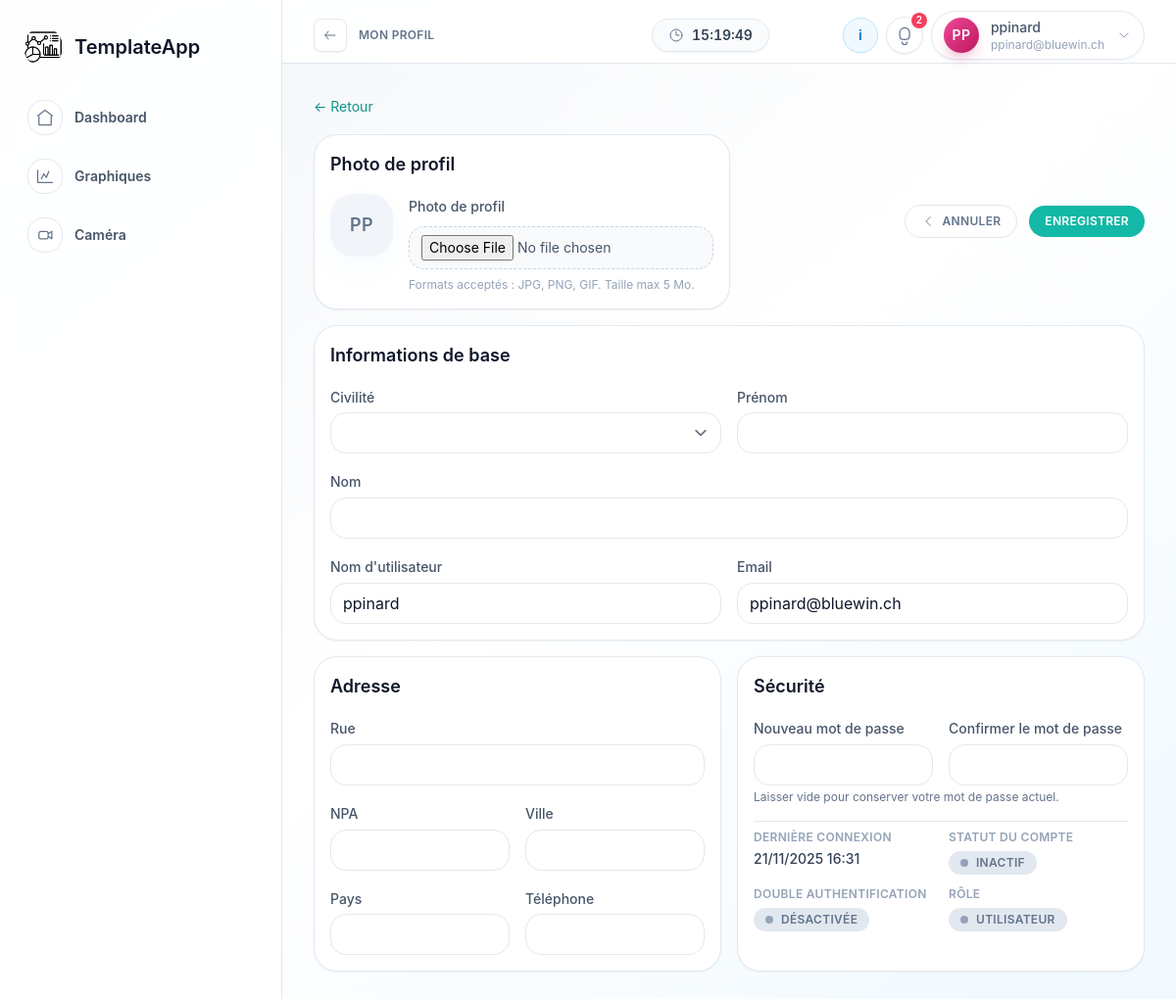
/profil (signed in), run on an earlier commit of the app's database.
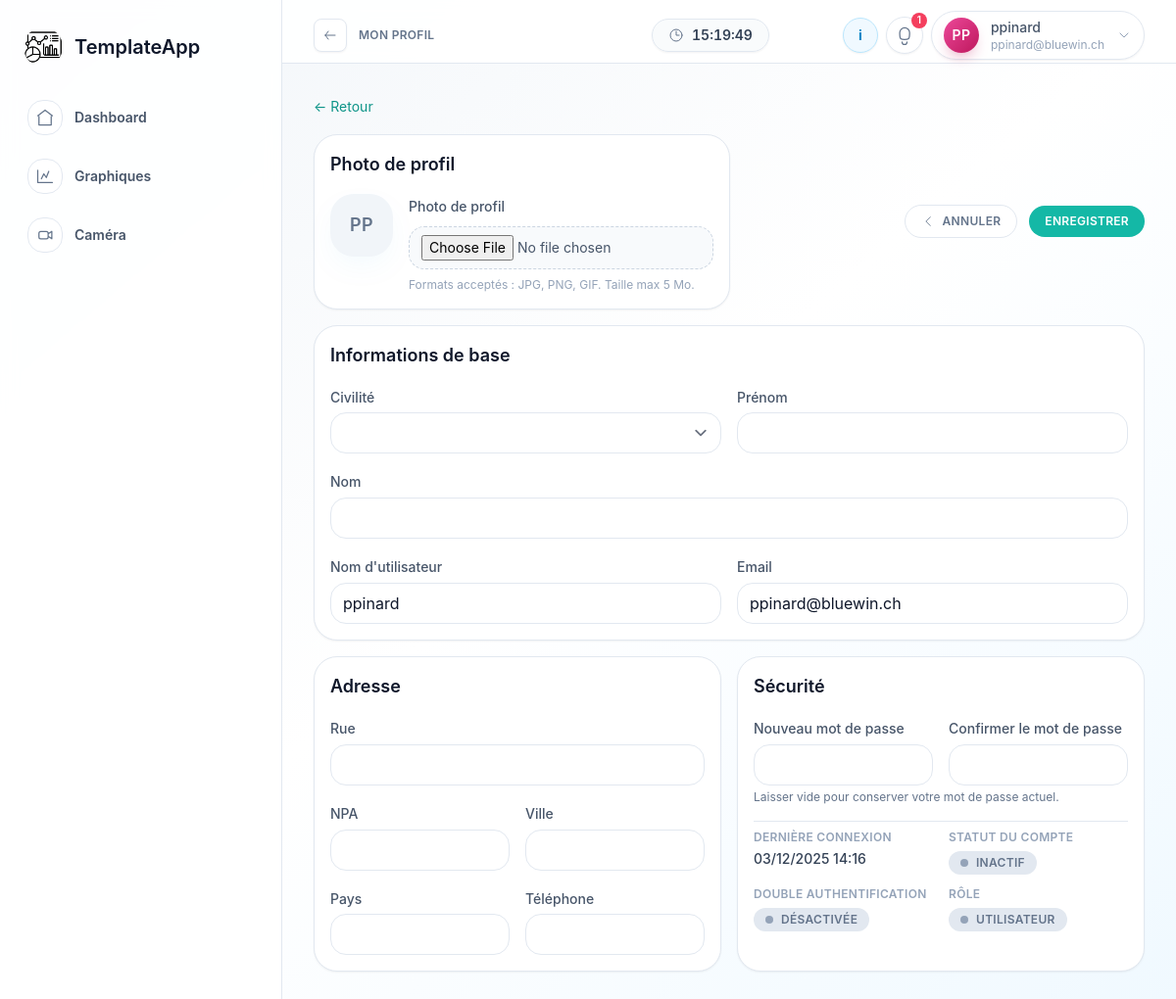
And on a later commit of the database.
### app/models.py (models this page shows, shortened)
class User(UserMixin, db.Model):
    id = db.Column(db.Integer, primary_key=True)
    title = db.Column(db.String(20), nullable=True)  # Monsieur/Madame
    first_name = db.Column(db.String(100), nullable=True)
    last_name = db.Column(db.String(100), nullable=True)
    username = db.Column(db.String(80), unique=True, nullable=False)
    email = db.Column(db.String(120), unique=True, nullable=True)
    role = db.Column(db.String(20), default="user")
    password_hash = db.Column(db.String(255), nullable=False)
    active = db.Column(db.Boolean, default=True)
    created_at = db.Column(db.DateTime, default=datetime.utcnow)
    last_login = db.Column(db.DateTime, nullable=True)
    avatar_filename = db.Column(db.String(255), nullable=True)
    address = db.Column(db.String(255), nullable=True)  # Ancien champ, conservé pour compatibilité
    street = db.Column(db.String(255), nullable=True)
    postal_code = db.Column(db.String(20), nullable=True)
    city_country = db.Column(db.String(255), nullable=True)  # Ancien champ, conservé pour compatibilité
    city = db.Column(db.String(255), nullable=True)
    country = db.Column(db.String(255), nullable=True)
    phone = db.Column(db.String(50), nullable=True)
    twofa_enabled = db.Column(db.Boolean, default=False)
    twofa_code_hash = db.Column(db.String(255), nullable=True)
    twofa_code_sent_at = db.Column(db.DateTime, nullable=True)
    twofa_trusted_token_hash = db.Column(db.String(255), nullable=True)
    twofa_trusted_created_at = db.Column(db.DateTime, nullable=True)
    reset_token_hash = db.Column(db.String(255), nullable=True)
    reset_token_expires = db.Column(db.DateTime, nullable=True)

### app/routes.py (the view, shortened to what this page needs)
@main_bp.route("/profil", methods=["GET", "POST"])
@login_required
def profile():
    form = ProfileForm()
    if request.method == "GET":
        form.title.data = getattr(current_user, 'title', None)
        form.first_name.data = getattr(current_user, 'first_name', None)
        form.last_name.data = getattr(current_user, 'last_name', None)
        form.username.data = current_user.username
        form.email.data = current_user.email
        form.street.data = getattr(current_user, 'street', None)
        form.postal_code.data = getattr(current_user, 'postal_code', None)
        form.city.data = getattr(current_user, 'city', None)
        form.country.data = getattr(current_user, 'country', None)
        form.phone.data = getattr(current_user, 'phone', None)
        form.twofa_enabled.data = current_user.twofa_enabled
    return render_template("dashboard/profile.html", form=form)

### app/models.py (called while the page is built)
@login_manager.user_loader
def load_user(user_id: str) -> Optional[User]:
    return User.query.get(int(user_id))

### app/utils.py (called while the page is built)
def utc_to_local(utc_dt: datetime) -> datetime:
    if utc_dt is None:
        return utc_dt
    now_utc = datetime.utcnow()
    now_local = datetime.now()
    offset_seconds = (now_local - now_utc).total_seconds()
    local_dt = utc_dt + timedelta(seconds=offset_seconds)
    return local_dt

def format_local_datetime(dt: datetime, format_str: str = "%d/%m/%Y %H:%M") -> str:
    if dt is None:
        return ""
    local_dt = utc_to_local(dt)
    return local_dt.strftime(format_str)

### app/templates/dashboard/profile.html (shortened to what the changed rows need)
{% extends 'base.html' %}
{% block content %}
<div class="mt-4 space-y-4">
    <form method="post" enctype="multipart/form-data" class="space-y-4">
        <div class="flex flex-col md:flex-row gap-4">
            <div class="w-full md:w-2/3 rounded-2xl border border-slate-200 bg-white p-4 shadow-sm">
                <h2 class="text-lg font-semibold text-slate-900 mb-4">Photo de profil</h2>
                <div class="flex items-start gap-4">
                    {% if current_user.avatar_filename %}
                    <span class="inline-flex h-16 w-16 overflow-hidden rounded-2xl shadow-soft flex-shrink-0">
                        <img src="{{ url_for('static', filename='uploads/' ~ current_user.avatar_filename) }}" alt="Avatar" class="h-16 w-16 object-cover" />
                    </span>
                    {% else %}
                    <span class="inline-flex h-16 w-16 items-center justify-center rounded-2xl bg-slate-100 text-lg font-semibold uppercase tracking-wide text-slate-500 shadow-soft flex-shrink-0">
                        {{ current_user.username[:2].upper() }}
                    </span>
                    {% endif %}
                    <div class="flex-1 space-y-2">
                        {{ form.avatar.label(class_='text-sm font-medium text-slate-600') }}
                        {{ form.avatar(class_='block w-full rounded-xl border border-dashed border-slate-300 bg-slate-50 px-3 py-2 text-sm text-slate-600 focus:border-teal-500 focus:ring-teal-500') }}
                        <p class="text-xs text-slate-400">Formats acceptés : JPG, PNG, GIF. Taille max 5&nbsp;Mo.</p>
                    </div>
                </div>
            </div>
        </div>
        <div class="rounded-2xl border border-slate-200 bg-white p-4 shadow-sm">
            <h2 class="text-lg font-semibold text-slate-900 mb-4">Informations de base</h2>
            <div class="space-y-4">
                <div class="grid gap-4 md:grid-cols-2">
                    <div>
                        {{ form.title.label(class_='text-sm font-medium text-slate-600') }}
                        {{ form.title(class_='mt-1 w-full rounded-xl border border-slate-200 bg-white px-3 py-2 text-base text-slate-900 focus:border-teal-500 focus:ring-teal-500') }}
                    </div>
                    <div>
                        {{ form.first_name.label(class_='text-sm font-medium text-slate-600') }}
                        {{ form.first_name(class_='mt-1 w-full rounded-xl border border-slate-200 bg-white px-3 py-2 text-base text-slate-900 focus:border-teal-500 focus:ring-teal-500') }}
                    </div>
                </div>
                <div>
                    {{ form.last_name.label(class_='text-sm font-medium text-slate-600') }}
                    {{ form.last_name(class_='mt-1 w-full rounded-xl border border-slate-200 bg-white px-3 py-2 text-base text-slate-900 focus:border-teal-500 focus:ring-teal-500') }}
                </div>
                <div class="grid gap-4 md:grid-cols-2">
                    <div>
                        {{ form.username.label(class_='text-sm font-medium text-slate-600') }}
                        {{ form.username(class_='mt-1 w-full rounded-xl border border-slate-200 bg-white px-3 py-2 text-base text-slate-900 focus:border-teal-500 focus:ring-teal-500') }}
                    </div>
                    <div>
                        {{ form.email.label(class_='text-sm font-medium text-slate-600') }}
                        {{ form.email(class_='mt-1 w-full rounded-xl border border-slate-200 bg-white px-3 py-2 text-base text-slate-900 focus:border-teal-500 focus:ring-teal-500') }}
                    </div>
                </div>
            </div>
        </div>
        <div class="grid gap-4 md:grid-cols-2">
            <div class="rounded-2xl border border-slate-200 bg-white p-4 shadow-sm">
                <h2 class="text-lg font-semibold text-slate-900 mb-4">Adresse</h2>
                <div class="space-y-4">
                    <div>
                        {{ form.street.label(class_='text-sm font-medium text-slate-600') }}
                        {{ form.street(class_='mt-1 w-full rounded-xl border border-slate-200 bg-white px-3 py-2 text-base text-slate-900 focus:border-teal-500 focus:ring-teal-500') }}
                    </div>
                    <div class="grid gap-4 sm:grid-cols-2">
                        <div>
                            {{ form.postal_code.label(class_='text-sm font-medium text-slate-600') }}
                            {{ form.postal_code(class_='mt-1 w-full rounded-xl border border-slate-200 bg-white px-3 py-2 text-base text-slate-900 focus:border-teal-500 focus:ring-teal-500') }}
                        </div>
                        <div>
                            {{ form.city.label(class_='text-sm font-medium text-slate-600') }}
                            {{ form.city(class_='mt-1 w-full rounded-xl border border-slate-200 bg-white px-3 py-2 text-base text-slate-900 focus:border-teal-500 focus:ring-teal-500') }}
                        </div>
                    </div>
                    <div class="grid gap-4 sm:grid-cols-2">
                        <div>
                            {{ form.country.label(class_='text-sm font-medium text-slate-600') }}
                            {{ form.country(class_='mt-1 w-full rounded-xl border border-slate-200 bg-white px-3 py-2 text-base text-slate-900 focus:border-teal-500 focus:ring-teal-500') }}
                        </div>
                        <div>
                            {{ form.phone.label(class_='text-sm font-medium text-slate-600') }}
                            {{ form.phone(class_='mt-1 w-full rounded-xl border border-slate-200 bg-white px-3 py-2 text-base text-slate-900 focus:border-teal-500 focus:ring-teal-500') }}
                        </div>
                    </div>
                </div>
            </div>
            <div class="rounded-2xl border border-slate-200 bg-white p-4 shadow-sm">
                <h2 class="text-lg font-semibold text-slate-900 mb-4">Sécurité</h2>
                <div class="space-y-4">
                    <div class="pt-2 border-t border-slate-200 space-y-3">
                        <div class="grid gap-4 sm:grid-cols-2">
                            <div>
                                <p class="text-xs font-semibold uppercase tracking-wide text-slate-400">Dernière connexion</p>
                                <p class="mt-1 text-sm font-medium text-slate-700">
                                    {% if current_user.last_login %}
                                        {{ current_user.last_login|local_datetime('%d/%m/%Y %H:%M') }}
                                    {% else %}
                                        Jamais connecté
                                    {% endif %}
                                </p>
                            </div>
                        </div>
                    </div>
                </div>
            </div>
        </div>
    </form>
</div>
{% endblock %}

### app/templates/base.html (shortened to what the changed rows need)
<!DOCTYPE html>
<html lang="fr" class="h-full bg-slate-100 text-slate-900">
<head>
    <link rel="stylesheet" href="{{ url_for('static', filename='css/main.css') }}">
</head>
<body class="h-full bg-gradient-to-br from-slate-100 via-white to-sky-50 antialiased">
    <div class="flex min-h-screen">
        <div class="layout-shell flex min-h-screen flex-1 flex-col">
            <header
                class="fixed top-0 left-0 right-0 z-30 border-b border-slate-200 bg-white/90 backdrop-blur lg:left-72"
                data-app-header style="padding-top: 0;">
                <div class="flex h-16 items-center justify-between px-4 sm:px-6 lg:px-8" style="padding-top: max(env(safe-area-inset-top, 0px), 0.5rem); min-height: calc(4rem + env(safe-area-inset-top, 0px));">
                    <div class="relative flex items-center gap-2 flex-1 justify-end">
                        {% if current_user.is_authenticated %}
                        <div class="relative">
                            <button type="button"
                                class="inline-flex items-center rounded-full border border-slate-200 bg-white p-2 text-slate-500 shadow-sm transition hover:bg-slate-50"
                                data-notification-toggle aria-label="Ouvrir les notifications">
                                {% if header_unread_notifications %}
                                <span data-notification-badge="true"
                                    class="absolute -top-1 -right-1 inline-flex h-4 min-w-[16px] items-center justify-center rounded-full bg-rose-500 px-1 text-[10px] font-semibold text-white">
                                    {{ header_unread_notifications }}
                                </span>
                                {% endif %}
                            </button>
                        </div>
                        {% set palette = avatar_palette(current_user.username or '') %}
                        <button type="button"
                            class="flex items-center gap-3 rounded-full border border-slate-200 bg-white px-3 py-1.5 text-sm font-medium text-slate-600 shadow-sm transition hover:bg-slate-50"
                            data-profile-toggle>
                            {% if current_user.avatar_filename %}
                            <span class="inline-flex h-9 w-9 overflow-hidden rounded-full shadow-soft"
                                style="box-shadow: {{ palette.shadow }};">
                                <img src="{{ url_for('static', filename='uploads/' ~ current_user.avatar_filename) }}"
                                    alt="Avatar" class="h-9 w-9 object-cover" />
                            </span>
                            {% else %}
                            <span
                                class="inline-flex h-9 w-9 items-center justify-center rounded-full text-sm font-semibold uppercase tracking-wide text-white shadow-soft"
                                style="background: {{ palette.gradient }}; box-shadow: {{ palette.shadow }};">
                                {{ current_user.username[:2].upper() }}
                            </span>
                            {% endif %}
                            <span class="hidden sm:flex sm:flex-col sm:items-start">
                                <span>{{ current_user.username }}</span>
                                {% if current_user.email %}
                                <span class="text-xs font-normal text-slate-400">{{ current_user.email }}</span>
                                {% endif %}
                            </span>
                            <svg xmlns="http://www.w3.org/2000/svg" class="h-4 w-4 text-slate-400" fill="none"
                                viewBox="0 0 24 24" stroke="currentColor">
                                <path stroke-linecap="round" stroke-linejoin="round" stroke-width="1.5"
                                    d="m6 9 6 6 6-6" />
                            </svg>
                        </button>
                        {% else %}
                        <a href="{{ url_for('auth.login') }}"
                            class="rounded-full bg-teal-500 px-4 py-2 text-sm font-semibold text-white hover:bg-teal-400">Connexion</a>
                        {% endif %}
                    </div>
                </div>
            </header>
            <div class="flex-1 px-4 pt-8 pb-8 sm:px-6 lg:px-8 lg:pt-24 lg:pb-8">
                {% set page_intro = page_explanations.get(request.endpoint, 'TemplateApp - Application template prête à être personnalisée.') %}
                <section class="w-full max-w-full overflow-x-hidden" style="box-sizing: border-box;">
                    {% block content %}{% endblock %}
                </section>
            </div>
        </div>
    </div>
</body>
</html>

What changed in the data, as far as the page shows it:
changed User "PP": last_login|local_datetime "21/11/2025 16:31" → "03/12/2025 14:16"
Also different on the page:
{{ header_unread_notifications }}: "2" → "1"
